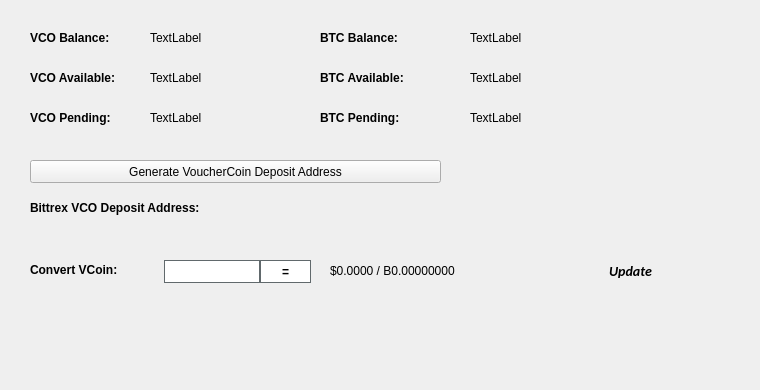
   <widget class="QWidget" name="BalanceTab">
    <attribute name="title">
     <string>Balance</string>
    </attribute>
    <widget class="QLabel" name="BitcoinBalanceLabel">
     <property name="geometry">
      <rect>
       <x>470</x>
       <y>30</y>
       <width>150</width>
       <height>16</height>
      </rect>
     </property>
     <property name="text">
      <string>TextLabel</string>
     </property>
    </widget>
    <widget class="QLabel" name="VCOBalanceLabel">
     <property name="geometry">
      <rect>
       <x>150</x>
       <y>30</y>
       <width>150</width>
       <height>16</height>
      </rect>
     </property>
     <property name="text">
      <string>TextLabel</string>
     </property>
    </widget>
    <widget class="QLabel" name="label_11">
     <property name="geometry">
      <rect>
       <x>30</x>
       <y>30</y>
       <width>101</width>
       <height>16</height>
      </rect>
     </property>
     <property name="font">
      <font>
       <weight>75</weight>
       <bold>true</bold>
      </font>
     </property>
     <property name="text">
      <string>VCO Balance:</string>
     </property>
    </widget>
    <widget class="QLabel" name="label_12">
     <property name="geometry">
      <rect>
       <x>320</x>
       <y>30</y>
       <width>101</width>
       <height>16</height>
      </rect>
     </property>
     <property name="font">
      <font>
       <weight>75</weight>
       <bold>true</bold>
      </font>
     </property>
     <property name="text">
      <string>BTC Balance:</string>
     </property>
    </widget>
    <widget class="QLabel" name="VCOAvailableLabel_2">
     <property name="geometry">
      <rect>
       <x>150</x>
       <y>70</y>
       <width>150</width>
       <height>16</height>
      </rect>
     </property>
     <property name="text">
      <string>TextLabel</string>
     </property>
    </widget>
    <widget class="QLabel" name="label_13">
     <property name="geometry">
      <rect>
       <x>30</x>
       <y>70</y>
       <width>111</width>
       <height>16</height>
      </rect>
     </property>
     <property name="font">
      <font>
       <weight>75</weight>
       <bold>true</bold>
      </font>
     </property>
     <property name="text">
      <string>VCO Available:</string>
     </property>
    </widget>
    <widget class="QLabel" name="label_14">
     <property name="geometry">
      <rect>
       <x>30</x>
       <y>110</y>
       <width>101</width>
       <height>16</height>
      </rect>
     </property>
     <property name="font">
      <font>
       <weight>75</weight>
       <bold>true</bold>
      </font>
     </property>
     <property name="text">
      <string>VCO Pending:</string>
     </property>
    </widget>
    <widget class="QLabel" name="VCOPendingLabel">
     <property name="geometry">
      <rect>
       <x>150</x>
       <y>110</y>
       <width>150</width>
       <height>16</height>
      </rect>
     </property>
     <property name="text">
      <string>TextLabel</string>
     </property>
    </widget>
    <widget class="QLabel" name="label_15">
     <property name="geometry">
      <rect>
       <x>320</x>
       <y>70</y>
       <width>111</width>
       <height>16</height>
      </rect>
     </property>
     <property name="font">
      <font>
       <weight>75</weight>
       <bold>true</bold>
      </font>
     </property>
     <property name="text">
      <string>BTC Available:</string>
     </property>
    </widget>
    <widget class="QLabel" name="BitcoinAvailableLabel">
     <property name="geometry">
      <rect>
       <x>470</x>
       <y>70</y>
       <width>150</width>
       <height>16</height>
      </rect>
     </property>
     <property name="text">
      <string>TextLabel</string>
     </property>
    </widget>
    <widget class="QLabel" name="label_31">
     <property name="geometry">
      <rect>
       <x>320</x>
       <y>110</y>
       <width>111</width>
       <height>16</height>
      </rect>
     </property>
     <property name="font">
      <font>
       <weight>75</weight>
       <bold>true</bold>
      </font>
     </property>
     <property name="text">
      <string>BTC Pending:</string>
     </property>
    </widget>
    <widget class="QLabel" name="BitcoinPendingLabel">
     <property name="geometry">
      <rect>
       <x>470</x>
       <y>110</y>
       <width>150</width>
       <height>16</height>
      </rect>
     </property>
     <property name="text">
      <string>TextLabel</string>
     </property>
    </widget>
    <widget class="QLabel" name="label_33">
     <property name="geometry">
      <rect>
       <x>30</x>
       <y>200</y>
       <width>221</width>
       <height>16</height>
      </rect>
     </property>
     <property name="font">
      <font>
       <weight>75</weight>
       <bold>true</bold>
      </font>
     </property>
     <property name="text">
      <string>Bittrex VCO Deposit Address:</string>
     </property>
    </widget>
    <widget class="QPushButton" name="GenDepositBTN">
     <property name="geometry">
      <rect>
       <x>30</x>
       <y>160</y>
       <width>411</width>
       <height>23</height>
      </rect>
     </property>
     <property name="text">
      <string>Generate VoucherCoin Deposit Address</string>
     </property>
     <property name="icon">
      <iconset resource="../vouchercoin.qrc">
       <normaloff>:/icons/bitcoin</normaloff>:/icons/bitcoin</iconset>
     </property>
    </widget>
    <widget class="QLabel" name="DepositAddressLabel">
     <property name="geometry">
      <rect>
       <x>200</x>
       <y>200</y>
       <width>261</width>
       <height>16</height>
      </rect>
     </property>
     <property name="palette">
      <palette>
       <active>
        <colorrole role="WindowText">
         <brush brushstyle="SolidPattern">
          <color alpha="255">
           <red>0</red>
           <green>0</green>
           <blue>0</blue>
          </color>
         </brush>
        </colorrole>
        <colorrole role="Text">
         <brush brushstyle="SolidPattern">
          <color alpha="255">
           <red>0</red>
           <green>0</green>
           <blue>255</blue>
          </color>
         </brush>
        </colorrole>
       </active>
       <inactive>
        <colorrole role="WindowText">
         <brush brushstyle="SolidPattern">
          <color alpha="255">
           <red>0</red>
           <green>0</green>
           <blue>0</blue>
          </color>
         </brush>
        </colorrole>
        <colorrole role="Text">
         <brush brushstyle="SolidPattern">
          <color alpha="255">
           <red>0</red>
           <green>0</green>
           <blue>255</blue>
          </color>
         </brush>
        </colorrole>
       </inactive>
       <disabled>
        <colorrole role="WindowText">
         <brush brushstyle="SolidPattern">
          <color alpha="255">
           <red>120</red>
           <green>120</green>
           <blue>120</blue>
          </color>
         </brush>
        </colorrole>
        <colorrole role="Text">
         <brush brushstyle="SolidPattern">
          <color alpha="255">
           <red>120</red>
           <green>120</green>
           <blue>120</blue>
          </color>
         </brush>
        </colorrole>
       </disabled>
      </palette>
     </property>
     <property name="font">
      <font>
       <weight>75</weight>
       <bold>true</bold>
      </font>
     </property>
     <property name="text">
      <string/>
     </property>
     <property name="alignment">
      <set>Qt::AlignRight|Qt::AlignTrailing|Qt::AlignVCenter</set>
     </property>
     <property name="textInteractionFlags">
      <set>Qt::LinksAccessibleByMouse|Qt::TextSelectableByKeyboard|Qt::TextSelectableByMouse</set>
     </property>
    </widget>
    <widget class="QLabel" name="label_8">
     <property name="geometry">
      <rect>
       <x>460</x>
       <y>300</y>
       <width>281</width>
       <height>81</height>
      </rect>
     </property>
     <property name="text">
      <string/>
     </property>
     <property name="pixmap">
      <pixmap>:/images/bittrex</pixmap>
     </property>
    </widget>
    <widget class="QWidget" name="widgetConversion" native="true">
     <property name="geometry">
      <rect>
       <x>0</x>
       <y>250</y>
       <width>751</width>
       <height>43</height>
      </rect>
     </property>
     <property name="minimumSize">
      <size>
       <width>0</width>
       <height>43</height>
      </size>
     </property>
     <property name="styleSheet">
      <string notr="true"/>
     </property>
     <widget class="QPushButton" name="btnUpdateMarketData">
      <property name="geometry">
       <rect>
        <x>575</x>
        <y>0</y>
        <width>111</width>
        <height>41</height>
       </rect>
      </property>
      <property name="sizePolicy">
       <sizepolicy hsizetype="Expanding" vsizetype="Expanding">
        <horstretch>0</horstretch>
        <verstretch>0</verstretch>
       </sizepolicy>
      </property>
      <property name="font">
       <font>
        <family>calibri</family>
        <pointsize>-1</pointsize>
        <weight>75</weight>
        <italic>true</italic>
        <bold>true</bold>
       </font>
      </property>
      <property name="styleSheet">
       <string notr="true">margin:0px;text-align:center;padding:2px;border-radius:3px;font-style:italic;width:100px;font-size:14px;font-family:calibri;font-weight:600;</string>
      </property>
      <property name="text">
       <string>Update</string>
      </property>
      <property name="iconSize">
       <size>
        <width>150</width>
        <height>35</height>
       </size>
      </property>
      <property name="autoDefault">
       <bool>true</bool>
      </property>
      <property name="default">
       <bool>true</bool>
      </property>
     </widget>
     <widget class="QLabel" name="lblConvertVCoin">
      <property name="geometry">
       <rect>
        <x>30</x>
        <y>10</y>
        <width>131</width>
        <height>20</height>
       </rect>
      </property>
      <property name="styleSheet">
       <string notr="true"/>
      </property>
      <property name="text">
       <string>&lt;html&gt;&lt;head/&gt;&lt;body&gt;&lt;p&gt;&lt;span style=&quot; font-weight:600;&quot;&gt;Convert VCoin:&lt;/span&gt;&lt;/p&gt;&lt;/body&gt;&lt;/html&gt;</string>
      </property>
     </widget>
     <widget class="QLineEdit" name="txtConvertVCoinQty">
      <property name="geometry">
       <rect>
        <x>160</x>
        <y>10</y>
        <width>100</width>
        <height>23</height>
       </rect>
      </property>
      <property name="minimumSize">
       <size>
        <width>100</width>
        <height>23</height>
       </size>
      </property>
      <property name="maximumSize">
       <size>
        <width>100</width>
        <height>16777215</height>
       </size>
      </property>
      <property name="styleSheet">
       <string notr="true">border: 1px solid #61696c;margin-left:4px;</string>
      </property>
     </widget>
     <widget class="QPushButton" name="btnConvertVoucherCoin">
      <property name="geometry">
       <rect>
        <x>260</x>
        <y>10</y>
        <width>51</width>
        <height>23</height>
       </rect>
      </property>
      <property name="minimumSize">
       <size>
        <width>0</width>
        <height>23</height>
       </size>
      </property>
      <property name="styleSheet">
       <string notr="true">border:1px solid #61696c;background:white;font-weight:600;</string>
      </property>
      <property name="text">
       <string>=</string>
      </property>
     </widget>
     <widget class="QLabel" name="lblConvertVCoinResults">
      <property name="geometry">
       <rect>
        <x>330</x>
        <y>0</y>
        <width>201</width>
        <height>41</height>
       </rect>
      </property>
      <property name="styleSheet">
       <string notr="true"/>
      </property>
      <property name="text">
       <string>$0.0000 / B0.00000000</string>
      </property>
     </widget>
     <widget class="QLabel" name="iconOverviewUpdateWait">
      <property name="geometry">
       <rect>
        <x>670</x>
        <y>10</y>
        <width>24</width>
        <height>24</height>
       </rect>
      </property>
      <property name="text">
       <string/>
      </property>
      <property name="pixmap">
       <pixmap resource="../vouchercoin.qrc">:/icons/transaction_1</pixmap>
      </property>
      <property name="scaledContents">
       <bool>true</bool>
      </property>
      <property name="alignment">
       <set>Qt::AlignCenter</set>
      </property>
     </widget>
    </widget>
   </widget>
